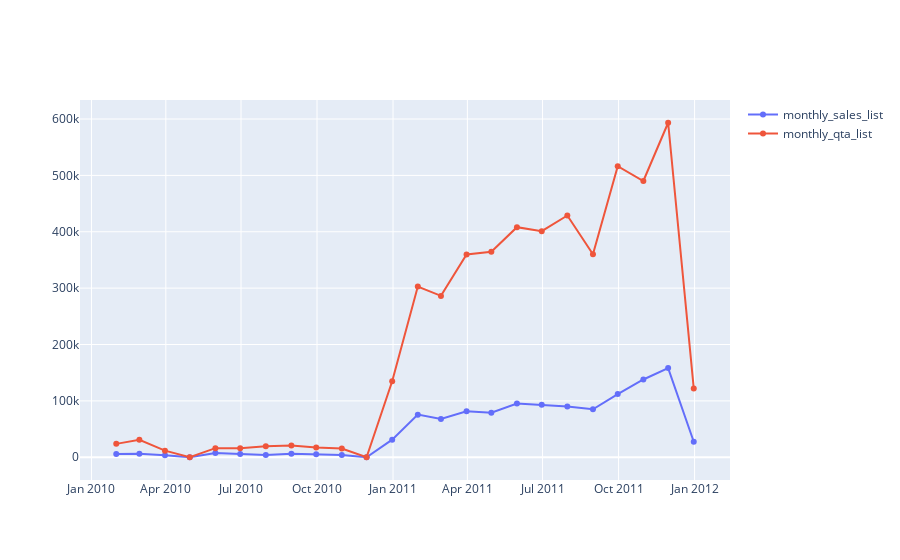

The notebook cell saved with this chart:
### Markdown cell above
### Amount of qta per month and sum of income per month during the observation date

### Code cell
df_temp = df.set_index("BasketDate").copy()
monthly_qta = df_temp.groupby(pd.Grouper(freq='M'))["Qta"].sum()
monthly_sales = df_temp.groupby(pd.Grouper(freq='M'))["Sale"].sum()

#print(monthly_sales)
'''
print(monthly_receipt)
print(monthly_qta)
print(monthly_sales)

plt.figure(figsize=(16,5))
plt.plot(monthly_receipt.index, monthly_qta, color='tab:blue', marker="o")
plt.plot(monthly_qta.index, monthly_qta, color='tab:red', marker="x")
plt.plot(monthly_sales.index, monthly_sales, color='tab:green', marker="*")
'''
month_list = monthly_qta.keys().to_list()
monthly_qta_list = monthly_qta.to_list()
monthly_sales_list = monthly_sales.to_list()

fig = go.Figure()

fig.add_trace(go.Scatter(x=month_list, y=monthly_sales_list,
                    mode='lines+markers',
                    name='monthly_sales_list'))

fig.add_trace(go.Scatter(x=month_list, y=monthly_qta_list,
                    mode='lines+markers',
                    name='monthly_qta_list'))


fig.show()

### Figure 1 — Plotly figure (JSON) as saved in the notebook; plotly's stock layout.template omitted (floating-point values rounded to 4 significant figures)
{"data": [{"mode": "lines+markers", "name": "monthly_sales_list", "type": "scatter", "x": ["2010-01-31T00:00:00", "2010-02-28T00:00:00", "2010-03-31T00:00:00", "2010-04-30T00:00:00", "2010-05-31T00:00:00", "2010-06-30T00:00:00", "2010-07-31T00:00:00", "2010-08-31T00:00:00", "2010-09-30T00:00:00", "2010-10-31T00:00:00", "2010-11-30T00:00:00", "2010-12-31T00:00:00", "2011-01-31T00:00:00", "2011-02-28T00:00:00", "2011-03-31T00:00:00", "2011-04-30T00:00:00", "2011-05-31T00:00:00", "2011-06-30T00:00:00", "2011-07-31T00:00:00", "2011-08-31T00:00:00", "2011-09-30T00:00:00", "2011-10-31T00:00:00", "2011-11-30T00:00:00", "2011-12-31T00:00:00"], "y": [5938.0, 6247.0, 3510.0, 0, 7406.0, 5612.0, 3892.0, 6062.0, 5532.0, 4178.0, 0, 31260.0, 75590.0, 67840.0, 81680.0, 78900.0, 95210.0, 93000.0, 89890.0, 85130.0, 112100.0, 137900.0, 158100.0, 27510.0]}, {"mode": "lines+markers", "name": "monthly_qta_list", "type": "scatter", "x": ["2010-01-31T00:00:00", "2010-02-28T00:00:00", "2010-03-31T00:00:00", "2010-04-30T00:00:00", "2010-05-31T00:00:00", "2010-06-30T00:00:00", "2010-07-31T00:00:00", "2010-08-31T00:00:00", "2010-09-30T00:00:00", "2010-10-31T00:00:00", "2010-11-30T00:00:00", "2010-12-31T00:00:00", "2011-01-31T00:00:00", "2011-02-28T00:00:00", "2011-03-31T00:00:00", "2011-04-30T00:00:00", "2011-05-31T00:00:00", "2011-06-30T00:00:00", "2011-07-31T00:00:00", "2011-08-31T00:00:00", "2011-09-30T00:00:00", "2011-10-31T00:00:00", "2011-11-30T00:00:00", "2011-12-31T00:00:00"], "y": [23756, 31007, 11698, 0, 16144, 15808, 19356, 21040, 17275, 15456, 0, 134727, 302869, 286268, 359747, 364644, 408148, 401024, 428846, 360177, 516316, 490062, 593414, 122113]}], "layout": {"autosize": true, "xaxis": {"autorange": true, "range": ["2009-12-20 23:43:21.6603", "2012-02-10 00:16:38.3397"], "type": "date"}, "yaxis": {"autorange": true, "range": [-43470.0, 636900.0], "type": "linear"}}}
